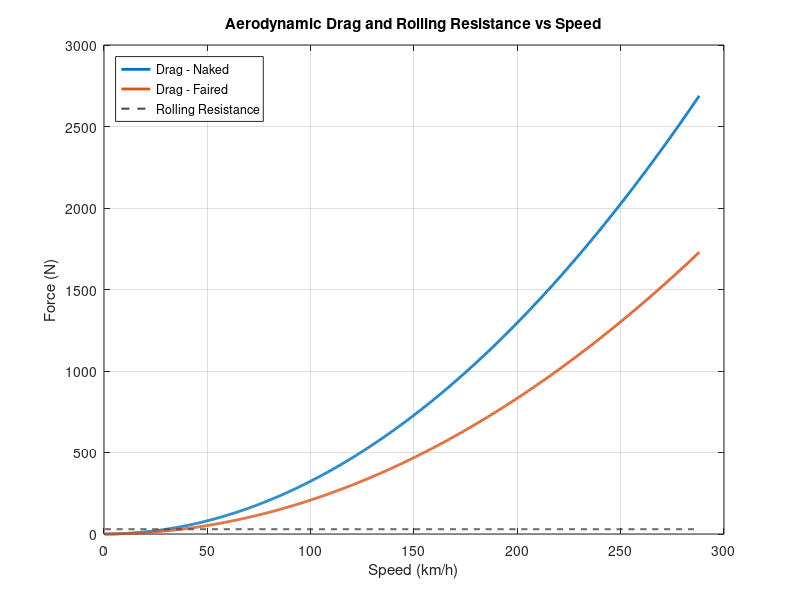
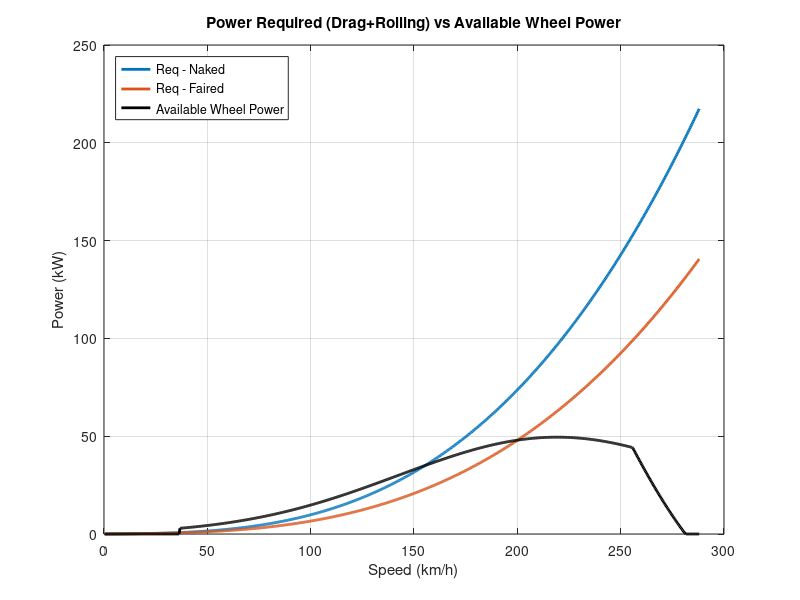
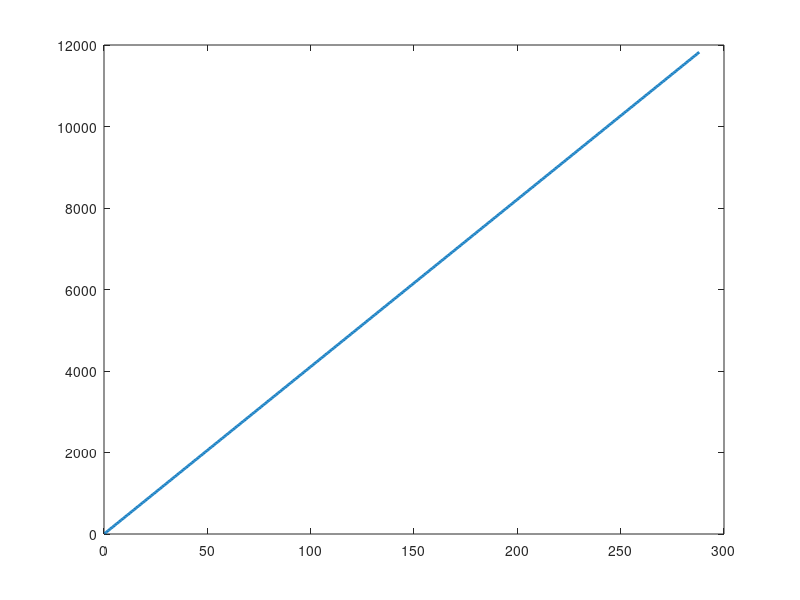

MATLAB code to generate these figures, in order: (Note: this script raises an error after producing the figures.)
%% Motorcycle Aerodynamics: Faired vs Naked
% Praveen - Mechatronics Engineer Portfolio
% Compares drag, required power, and top speed for faired vs naked motorcycles.

clc; clear; close all;

%% Constants & shared parameters
rho = 1.20;           % air density (kg/m^3) ~ sea-level, mild weather
g   = 9.81;           % gravity (m/s^2)
Crr = 0.015;          % rolling resistance coefficient (street tire on asphalt)
m   = 200;            % mass bike + rider (kg)
eta_drivetrain = 0.90;% drivetrain efficiency (engine->wheel)
Rwheel = 0.33;        % effective wheel radius (m) ~ 17" wheel + tire

% Gearing (primary * top gear * final drive)
primary = 1.90;
gear6   = 0.96;
final   = 2.80;
overall = primary * gear6 * final;  % overall ratio in top gear

% Engine power curve (crank), simple bell-shaped ~ 650cc class
Pmax = 55e3;          % peak engine power (W) ~ 55 kW
rpm_peak = 9000;      % peak power rpm
rpm_idle = 1500;      % idle rpm
rpm_red  = 10500;     % redline

% Speed vector
v = linspace(0.1, 80, 800); % m/s (0.1 to 288 km/h)

%% Bike configurations (CdA = Cd * Area)
% Reasonable ballpark values
cfg(1).name = 'Naked';
cfg(1).CdA  = 0.70;   % m^2  (upright posture, turbulent)
cfg(1).color= [0 0.45 0.74];

cfg(2).name = 'Faired';
cfg(2).CdA  = 0.45;   % m^2  (sports fairing + tuck)
cfg(2).color= [0.85 0.33 0.10];

% Preallocate
for k = 1:numel(cfg)
    % Forces
    Fd = 0.5 * rho * cfg(k).CdA .* v.^2;  % aerodynamic drag
    Fr = Crr * m * g * ones(size(v));     % rolling resistance
    Ftot = Fd + Fr;                        % total resistive force

    % Power required at wheel
    P_req = Ftot .* v;                     % W

    % Map speed -> engine RPM in top gear
    % wheel_omega = v / Rwheel; engine_rpm = wheel_omega * overall * 60/(2*pi)
    rpm = (v / Rwheel) * overall * 60 / (2*pi);

    % Engine power curve (crank) ~ Gaussian around peak, with low-rpm ramp
    sigma = 0.35 * rpm_peak;
    P_eng = Pmax .* exp(-((rpm - rpm_peak).^2) / (2*sigma^2));
    % fade to zero outside idle-redline window
    P_eng(rpm < rpm_idle) = 0;
    P_eng(rpm > rpm_red)  = P_eng(rpm > rpm_red) .* ...
                            max(0, 1 - (rpm(rpm>rpm_red)-rpm_red)/(rpm_red*0.1));

    % Available wheel power
    P_wheel = P_eng * eta_drivetrain;

    % Top speed = highest v where wheel power >= required power
    feasible = P_wheel >= P_req;
    if any(feasible)
        idx = find(feasible, 1, 'last');
        cfg(k).Vtop = v(idx);                  % m/s
        cfg(k).P_at_top = P_req(idx)/1000;     % kW
        cfg(k).RPM_top  = rpm(idx);
    else
        cfg(k).Vtop = NaN; cfg(k).P_at_top = NaN; cfg(k).RPM_top = NaN;
    end

    % Store for plotting
    cfg(k).v     = v;
    cfg(k).Fd    = Fd;
    cfg(k).Fr    = Fr;
    cfg(k).Ftot  = Ftot;
    cfg(k).P_req = P_req/1000;  % kW
    cfg(k).P_w   = P_wheel/1000;% kW
    cfg(k).rpm   = rpm;
end

%% --------- Plots ---------
% 1) Forces vs Speed
figure('Name','Forces vs Speed','NumberTitle','off');
for k = 1:numel(cfg)
    plot(cfg(k).v*3.6, cfg(k).Fd, '-', 'LineWidth', 2, 'Color', cfg(k).color); hold on;
end
plot(v*3.6, cfg(1).Fr, '--', 'LineWidth', 1.5, 'Color', [0.3 0.3 0.3]); % same Fr for both
xlabel('Speed (km/h)'); ylabel('Force (N)');
title('Aerodynamic Drag and Rolling Resistance vs Speed');
legend({'Drag - Naked','Drag - Faired','Rolling Resistance'}, 'Location','northwest');
grid on;
saveas(gcf, 'Aero_Forces_vs_Speed.png');

% 2) Power Required vs Available Power
figure('Name','Power vs Speed','NumberTitle','off');
for k = 1:numel(cfg)
    plot(cfg(k).v*3.6, cfg(k).P_req, '-', 'LineWidth', 2, 'Color', cfg(k).color); hold on;
end
% Available power is same bike engine; show once (or show both—they’re identical)
plot(cfg(1).v*3.6, cfg(1).P_w, 'k-', 'LineWidth', 2);
xlabel('Speed (km/h)'); ylabel('Power (kW)');
title('Power Required (Drag+Rolling) vs Available Wheel Power');
legend({'Req - Naked','Req - Faired','Available Wheel Power'}, 'Location','northwest');
grid on;
saveas(gcf, 'Power_Required_vs_Available.png');

% Mark top speeds
for k = 1:numel(cfg)
    if ~isnan(cfg(k).Vtop)
        hold on;
        plot(cfg(k).Vtop*3.6, cfg(k).P_at_top, 'o', 'MarkerSize', 8, ...
             'MarkerFaceColor', cfg(k).color, 'MarkerEdgeColor', 'k');
        text(cfg(k).Vtop*3.6, cfg(k).P_at_top, ...
            sprintf('  %s Top ~ %.0f km/h', cfg(k).name, cfg(k).Vtop*3.6), ...
            'VerticalAlignment','bottom');
    end
end

% 3) RPM vs Speed (top gear)
figure('Name','Engine RPM vs Speed (Top Gear)','NumberTitle','off');
plot(cfg(1).v*3.6, cfg(1).rpm, 'LineWidth', 2); hold on;
yline(rpm_peak, '--', 'Peak Power RPM'); yline(rpm_red, '--', 'Redline');
xlabel('Speed (km/h)'); ylabel('Engine Speed (RPM)');
title('Engine RPM vs Speed (Top Gear)');
grid on;
saveas(gcf, 'RPM_vs_Speed.png');

%% --------- Optional: CdA Sweep (rider posture) ---------
% See how top speed changes if the rider tucks in (CdA decreases)
CdA_values = linspace(0.40, 0.80, 9);  % from deep tuck to upright naked
Vtops = nan(size(CdA_values));
for i = 1:numel(CdA_values)
    Fd_i = 0.5 * rho * CdA_values(i) .* v.^2;
    Fr_i = Crr * m * g;
    P_req_i = (Fd_i + Fr_i).*v;     % W
    feasible_i = (cfg(1).P_w*1000) >= P_req_i; % same engine
    if any(feasible_i)
        Vtops(i) = v(find(feasible_i,1,'last'))*3.6; % km/h
    end
end
figure('Name','Top Speed vs CdA','NumberTitle','off');
plot(CdA_values, Vtops, '-o', 'LineWidth', 2);
xlabel('CdA (m^2)'); ylabel('Top Speed (km/h)');
title('Effect of Rider/Fairing (CdA) on Top Speed');
grid on;
saveas(gcf, 'TopSpeed_vs_CdA.png');

%% --------- Console summary ---------
fprintf('--- Summary (same engine & gearing) ---\n');
for k = 1:numel(cfg)
    if ~isnan(cfg(k).Vtop)
        fprintf('%s: Top speed ~ %.1f km/h @ ~%.0f rpm (Power req ~ %.1f kW)\n', ...
            cfg(k).name, cfg(k).Vtop*3.6, cfg(k).RPM_top, cfg(k).P_at_top);
    else
        fprintf('%s: Top speed not reachable within speed range.\n', cfg(k).name);
    end
end
